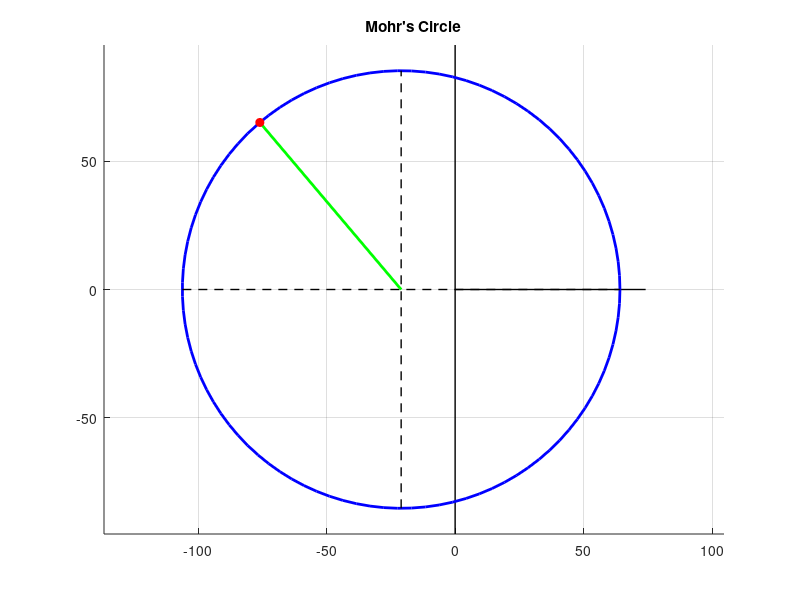

The MATLAB script that drew this image: (Note: this script raises an error after producing the figure.)
% sigma_x = input("Enter the value for sigma_x: ");
% sigma_y = input("Enter the value for sigma_y: ");
% tao = input("Enter the value for tao: ");

% Testing values
sigma_x = -76;
sigma_y = 34;
tao = -65;

% Mohr circle parameters
sigma_avg = (sigma_x + sigma_y)/2;
radius = sqrt(((sigma_x - sigma_y)/2)^2 + tao^2);
center = [sigma_avg, 0];
extension_length = 10;

% Main x and y axes data points
x_axis = linspace(0, sigma_avg + radius + extension_length);
y_axis = linspace(-(radius + extension_length), radius + extension_length);

% Generate the coordinates for the circle
theta = linspace(0, 2*pi, 100);
x_circle = center(1) + radius * cos(theta);
y_circle = center(2) + radius * sin(theta);

close all;  % Close all open figures

% Draw main x and y axes
line([min(x_axis), max(x_axis)], [0, 0], ...
'Color', 'k', 'LineWidth', 1); % x-axis (black line)
line([0, 0], [min(y_axis), max(y_axis)], ...
'Color', 'k', 'LineWidth', 1); % y-axis (black line)

hold on;

% Plot the circle
plot(x_circle, y_circle,'Color','b','LineWidth',2);

% Plot circle x and y axes
% The 'line' function: line([x1,x2],[y1,y2]) then connects the coordinates;
line([center(1) - radius, center(1) + radius], [center(2), center(2)], ...
'Color', 'k', 'LineWidth', 1,'LineStyle','--');  % Circle x-axis
line([center(1), center(1)], [center(2) - radius, center(2) + radius], ...
'Color', 'k', 'LineWidth', 1,'LineStyle','--');  % Circle y-axis
title("Mohr's Circle");

% Plot angle of rotation
angle_of_rotation = rad2deg(0.5 * atan(2 * tao/(sigma_x - sigma_y)));
line([center(1), sigma_x], [0, -tao], ...
'Color', 'g', 'LineWidth', 2);

hold on;

% Plot certain points
plot(sigma_x, -tao, 'ro', 'MarkerFaceColor', 'r');

title("Mohr's Circle");
axis equal;
grid on;                
hold off;

sigma_curve = (sigma_x + sigma_y)/2 + 0.5*(sigma_x - sigma_y)*cos(2*theta) + tao*sin(2*theta);
tao_curve = -0.5*(sigma_x - sigma_y)*sin(2*theta) + tao*cos(2*theta);

% Print important values
fprintf("################################################\n")
fprintf("Angle of rotation (theta_p) = %d\n", angle_of_rotation);
fprintf("Angle of the plane on which" + ...
    " the maximum shear stress acts (theta_s) = %d\n", angle_of_rotation-45);
fprintf("Radius of circle = %d\n", radius)

% Plot sigma and tao curves
figure;
plot(theta.*(180/pi), sigma_curve);
hold on;
plot(theta.*(180/pi), tao_curve);

grid on;
legend("Sigma Curve", "Tao Curve");
xlabel('Angle in Degrees');
ylabel('Values for sigma and tao');
title("Sigma and Tao curves");

